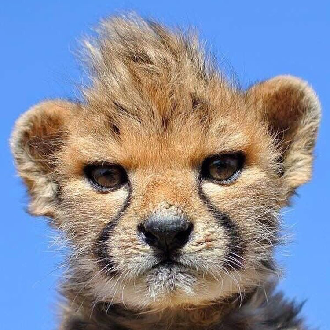
#> input picture cat.jpg, 330 x 330 px
$ python dz_image0512.py
#> lines starting #> are read from the running program, lines starting #| are printed output that depends on the picture
import numpy as np
from PIL import Image

img = np.array(Image.open('cat.jpg'))
#> img is the input picture: shape (330, 330, 3); mean R, G, B 134.4, 138.9, 155.5

imgcat = img.copy()
imgcat[:110, :, (0, 1)] = 0
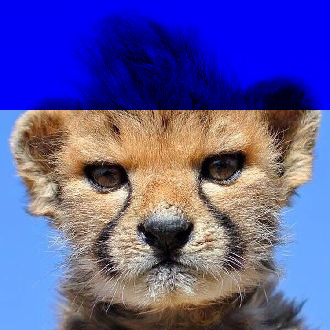
#> imgcat: shape (330, 330, 3); mean R, G, B 92.2, 88.6, 155.5
imgcat[111:220, :, (1, 2)] = 0
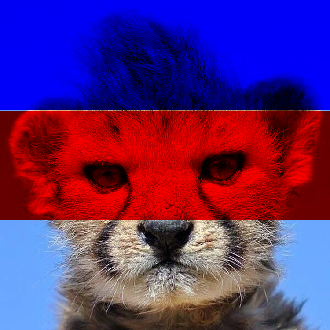
#> imgcat: shape (330, 330, 3); mean R, G, B 92.2, 42.1, 114.4
imgcat[221:330, :, (0, 2)] = 0
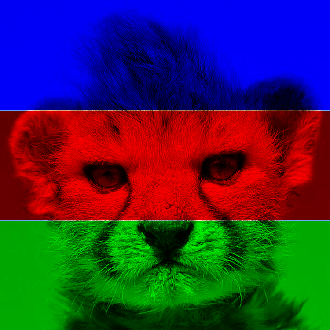
#> imgcat: shape (330, 330, 3); mean R, G, B 54, 42.1, 66.3

img1 = Image.fromarray(imgcat)
img1.save('cat_mod.png', format='PNG')
